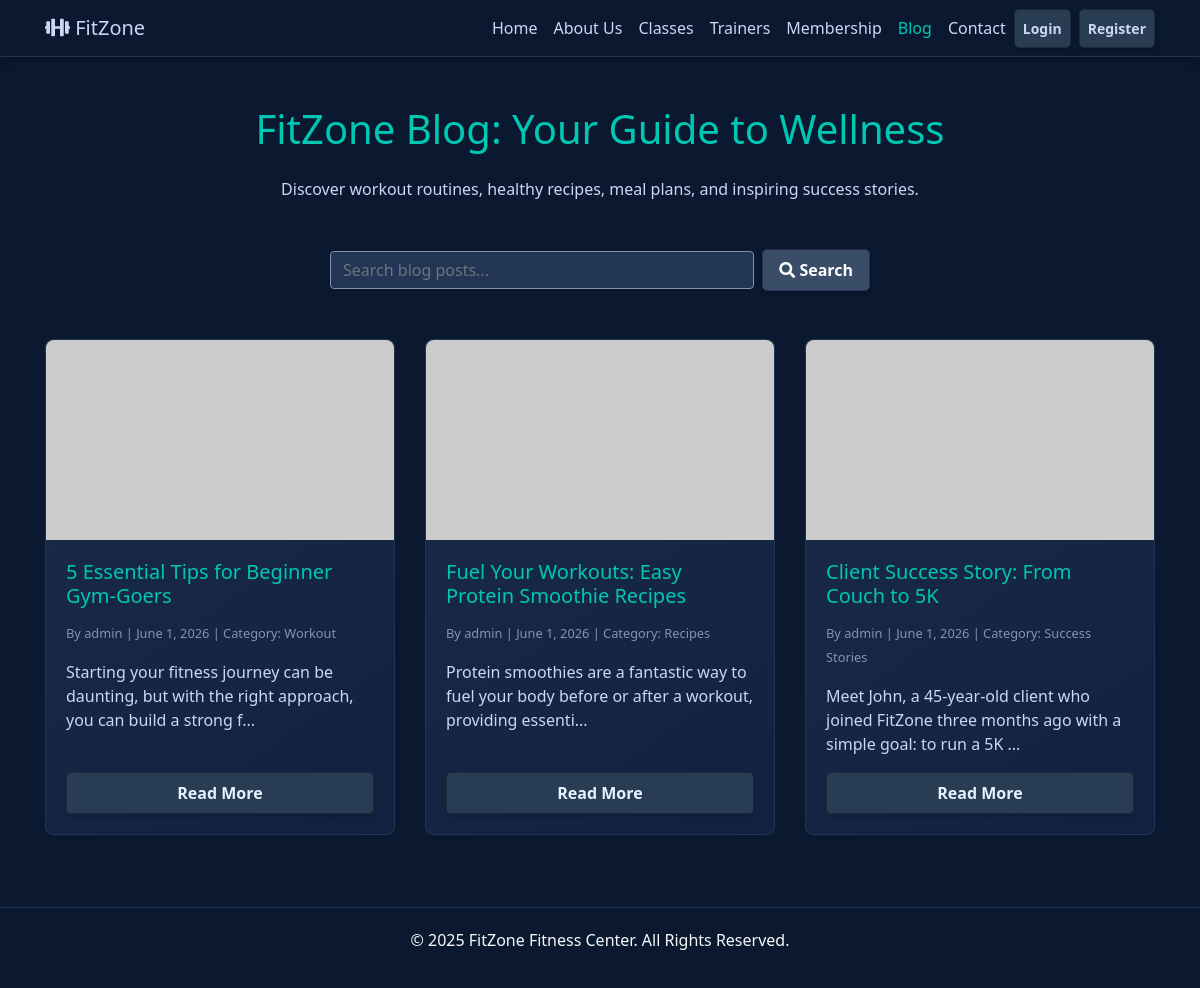
Screenshot of /blog.php with the database file from the repository.
### tables this page shows
CREATE TABLE `blog_posts` (
  `id` int(11) NOT NULL AUTO_INCREMENT,
  `title` varchar(255) NOT NULL,
  `content` text NOT NULL,
  `author_id` int(11) NOT NULL,
  `category` varchar(100) DEFAULT 'General',
  `image_path` varchar(255) DEFAULT NULL,
  `created_at` timestamp NOT NULL DEFAULT current_timestamp(),
  PRIMARY KEY (`id`),
  CONSTRAINT `blog_posts_ibfk_1` FOREIGN KEY (`author_id`) REFERENCES `users` (`id`) ON DELETE CASCADE
);

CREATE TABLE `users` (
  `id` int(11) NOT NULL AUTO_INCREMENT,
  `username` varchar(50) NOT NULL,
  `email` varchar(100) NOT NULL,
  `password` varchar(255) NOT NULL,
  `role` enum('customer','staff','admin') NOT NULL DEFAULT 'customer',
  `password_reset_required` tinyint(1) NOT NULL DEFAULT 0,
  `created_at` timestamp NOT NULL DEFAULT current_timestamp(),
  PRIMARY KEY (`id`),
  UNIQUE KEY `email` (`email`)
);

### blog.php (the view, shortened to what this page needs)
<?php
include 'includes/db.php';
include 'includes/header.php';
$search_term = isset($_GET['search']) ? $conn->real_escape_string($_GET['search']) : '';
$sql = "SELECT blog_posts.*, users.username FROM blog_posts JOIN users ON blog_posts.author_id = users.id";
$sql .= " ORDER BY created_at DESC";
$result = $conn->query($sql);
?>
<div class="container my-5">
    <h1 class="text-center mb-4" style="color: #00c7b3;">FitZone Blog: Your Guide to Wellness</h1>
    <p class="text-center mb-5">Discover workout routines, healthy recipes, meal plans, and inspiring success stories.</p>
    <div class="row justify-content-center mb-5">
        <div class="col-md-6">
            <form action="blog.php" method="GET" class="form-inline">
                <input class="form-control mr-sm-2 flex-grow-1" type="search" name="search" placeholder="Search blog posts..." aria-label="Search" value="<?php echo htmlspecialchars($search_term); ?>">
                <button class="btn btn-primary" type="submit"><i class="fas fa-search"></i> Search</button>
            </form>
        </div>
    </div>
    <div class="row">
        <?php if($result && $result->num_rows > 0): ?>
            <?php while($post = $result->fetch_assoc()): ?>
                <div class="col-md-6 col-lg-4 mb-4">
                    <div class="card h-100">
                        <?php
                        $image_path = (!empty($post['image_path']) && file_exists('assets/img/' . $post['image_path']))
                                      ? 'assets/img/' . $post['image_path']
                                      : 'https://placehold.co/600x400/112240/00c7b3?text=' . urlencode(htmlspecialchars($post['category']));
                        ?>
                        <img src="<?php echo $image_path; ?>" class="blog-card-img-top" alt="<?php echo htmlspecialchars($post['title']); ?>">
                        <div class="card-body d-flex flex-column">
                            <h5 class="card-title"><?php echo htmlspecialchars($post['title']); ?></h5>
                            <p class="card-text"><small class="text-muted" style="color: #8892b0 !important;">By <?php echo htmlspecialchars($post['username']); ?> | <?php echo date('F j, Y', strtotime($post['created_at'])); ?> | Category: <?php echo htmlspecialchars($post['category']); ?></small></p>
                            <p class="card-text flex-grow-1"><?php echo nl2br(htmlspecialchars(substr($post['content'], 0, 100))); ?>...</p>
                            <a href="post.php?id=<?php echo $post['id']; ?>" class="btn btn-secondary mt-auto">Read More</a>
                        </div>
                    </div>
                </div>
            <?php endwhile; ?>
        <?php else: ?>
            <div class="col text-center">
                <p>No blog posts found. Try a different search term or check back later!</p>
            </div>
        <?php endif; ?>
    </div>
</div>
<?php include 'includes/footer.php'; ?>

### includes/header.php (shortened to what this page needs)
<!DOCTYPE html>
<html lang="en">
<head>
    <link rel="stylesheet" href="https://stackpath.bootstrapcdn.com/bootstrap/4.5.2/css/bootstrap.min.css">
    <link rel="stylesheet" href="https://cdnjs.cloudflare.com/ajax/libs/font-awesome/5.15.3/css/all.min.css">
    <link rel="stylesheet" href="assets/css/style.css">
</head>
<body>
<nav class="navbar navbar-expand-lg navbar-dark">
    <div class="container">
        <a class="navbar-brand" href="index.php"><i class="fas fa-dumbbell"></i> FitZone</a>
        <div class="collapse navbar-collapse" id="navbarNav">
            <ul class="navbar-nav ml-auto align-items-center">
                <li class="nav-item"><a class="nav-link" href="index.php">Home</a></li>
                <li class="nav-item"><a class="nav-link" href="about.php">About Us</a></li>
                <li class="nav-item"><a class="nav-link" href="classes.php">Classes</a></li>
                <li class="nav-item"><a class="nav-link" href="trainers.php">Trainers</a></li>
                <li class="nav-item"><a class="nav-link" href="membership.php">Membership</a></li>
                <li class="nav-item"><a class="nav-link" href="blog.php">Blog</a></li>
                <li class="nav-item"><a class="nav-link" href="contact.php">Contact</a></li>
                <?php if(isset($_SESSION['user_id'])): ?>
                    <?php if($_SESSION['user_role'] == 'admin'): ?>
                        <li class="nav-item"><a class="nav-link" href="admin/index.php">Admin Panel</a></li>
                    <?php elseif($_SESSION['user_role'] == 'staff'): ?>
                         <li class="nav-item"><a class="nav-link" href="staff/index.php">Staff Panel</a></li>
                    <?php elseif($_SESSION['user_role'] == 'customer'): ?>
                         <li class="nav-item"><a class="nav-link" href="dashboard.php">My Dashboard</a></li>
                    <?php endif; ?>
                    <li class="nav-item ml-2"><a class="btn btn-secondary btn-sm" href="logout.php"><i class="fas fa-sign-out-alt"></i> Logout</a></li>
                <?php else: ?>
                    <li class="nav-item"><a class="nav-link btn btn-secondary btn-sm" href="login.php">Login</a></li>
                    <li class="nav-item ml-2"><a class="nav-link btn btn-secondary btn-sm" href="register.php">Register</a></li>
                <?php endif; ?>
            </ul>
        </div>
    </div>
</nav>

### includes/footer.php (shortened to what this page needs)
<footer class="text-center text-light mt-5">
    <p>&copy; 2025 FitZone Fitness Center. All Rights Reserved.</p>
</footer>
</body>
</html>

### assets/css/style.css (style rules this page uses)
body { background-color: #0a192f; color: #ccd6f6; font-family: 'Segoe UI', Tahoma, Geneva, Verdana, sans-serif; }
.navbar { background-color: #0a192f !important; border-bottom: 1px solid #233554; box-shadow: 0 2px 10px rgba(0,0,0,0.3); }
.navbar-brand, .nav-link { color: #ccd6f6 !important; transition: color 0.3s; }
.nav-link:hover, .navbar-brand:hover, .nav-item.active .nav-link { color: #00c7b3 !important; }
.btn { transition: all 0.3s ease; border-radius: 5px; font-weight: bold; padding: 0.5rem 1rem; box-shadow: 0 2px 5px rgba(0,0,0,0.2); border: 1px solid transparent; }
.btn-primary { background-color: #394c68; color: #ffffff; border-color: #2d3157; }
.btn-secondary { background-color: #283c53; color: #e6f1ff; border-color: #1d2a3a; }
.card { background: linear-gradient(145deg, #1a2c4a, #112240); border: 1px solid #233554; transition: transform .2s, box-shadow .2s; border-radius: 8px; }
.card-title { color: #00c7b3; }
.blog-card-img-top { height: 200px; object-fit: cover; border-top-left-radius: 8px; border-top-right-radius: 8px; }
.form-control { background-color: #233554; color: #ccd6f6; border: 1px solid #8892b0; }
footer { background-color: #0a192f; border-top: 1px solid #233554; padding: 20px 0; margin-top: 30px; }

### rows the page displays
blog_posts: title "5 Essential Tips for Beginner Gym-Goers", author.username "admin", created_at "June 1, 2026", category "Workout", content "Starting your fitness journey can be daunting, but with the right approach, you can build a strong f"
blog_posts: title "Fuel Your Workouts: Easy Protein Smoothie Recipes", author.username "admin", created_at "June 1, 2026", category "Recipes", content "Protein smoothies are a fantastic way to fuel your body before or after a workout, providing essenti"
blog_posts: title "Client Success Story: From Couch to 5K", author.username "admin", created_at "June 1, 2026", category "Success Stories", content "Meet John, a 45-year-old client who joined FitZone three months ago with a simple goal: to run a 5K"
